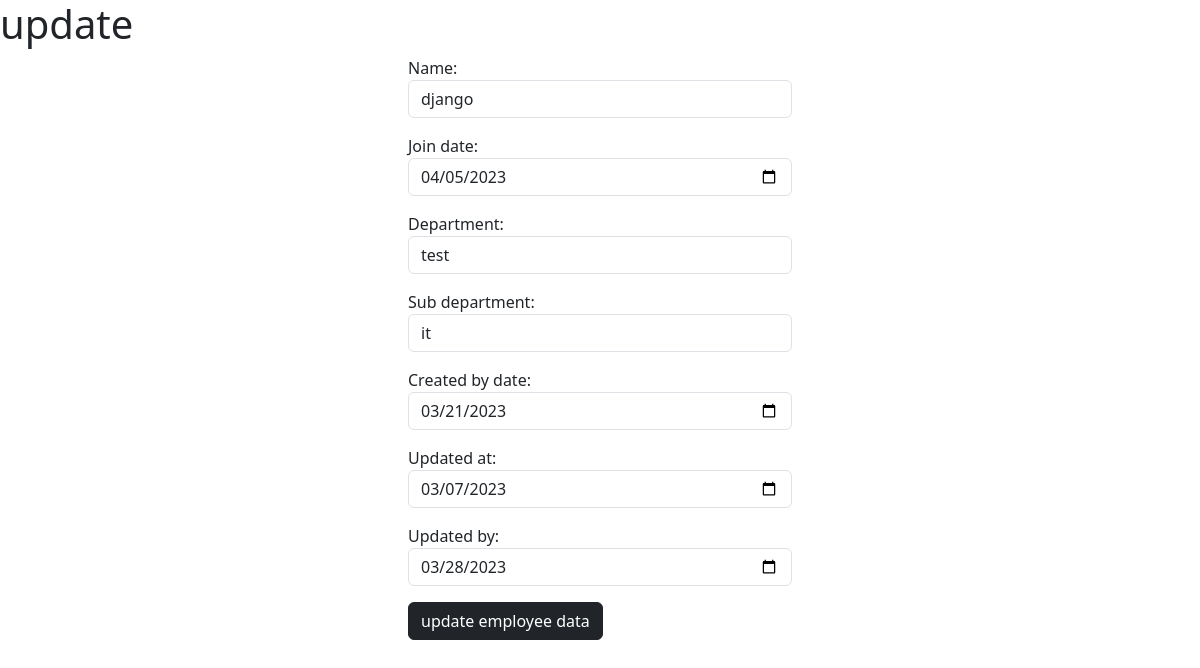
The app's page /emp_update/1 (signed in) with its own data.
### empweb/models.py (models this page shows, shortened)
class EmployeeMaster(models.Model):
    emp_id=models.AutoField(primary_key=True)
    name=models.CharField(max_length=250)
    join_date=models.DateField()
    department=models.ForeignKey(Departmentmaster,on_delete=models.CASCADE)
    sub_department=models.ForeignKey(SubDepartmentmaster,on_delete=models.CASCADE)
    created_by_date=models.DateField()
    created_at_date=models.DateField(auto_now_add=True)
    updated_at=models.DateField()
    updated_by=models.DateField()

class Departmentmaster(models.Model):
    department_id=models.AutoField(primary_key=True)
    department_name=models.CharField(max_length=100)
    description=models.CharField(max_length=100)
    created_by_date=models.DateField()
    created_at_date=models.DateField(auto_now_add=True)
    def __str__(self):
        return self.department_name

class SubDepartmentmaster(models.Model):
    sub_department_id=models.AutoField(primary_key=True)
    department_id=models.ForeignKey(Departmentmaster, on_delete=models.CASCADE)
    sub_department_name=models.CharField(max_length=110)
    description=models.CharField(max_length=100)
    created_by_date=models.DateField()
    created_at_date=models.DateField(auto_now_add=True)
    def __str__(self):
        return self.sub_department_name

### empweb/views.py (the view, shortened to what this page needs)
# urls.py: path("emp_update/<int:pk>",UpdateEmployeeListView.as_view(),name="emp_update"),
@method_decorator(decs,name="dispatch")
class UpdateEmployeeListView(TemplateView):
    def get(self,request,*args,**kw):
        obj=EmployeeMaster.objects.get(emp_id=kw["pk"])
        form=EmpolyeeForm(instance=obj)
        context={"form":form}
        return render(request,"emp_update.html",context)

### empweb/forms.py
class EmpolyeeForm(forms.ModelForm):
    class Meta:
        model=EmployeeMaster
        fields=["emp_id","name","join_date","department","sub_department","created_by_date","updated_at","updated_by"]
        widgets={
            "emp_id":forms.TextInput(attrs={"class":"form-control"}),
            "name":forms.TextInput(attrs={"class":"form-control"}),
            "join_date":forms.DateInput(attrs={"class":"form-control", "type":"date", "format":"%Y-%m-%d"}),
            "department":forms.Select(attrs={"class":"form-control"}),
            "sub_department":forms.Select(attrs={"class":"form-control"}),
            "created_by_date":forms.DateInput(attrs={"class":"form-control", "type":"date", "format":"%Y-%m-%d"}),
            "updated_at":forms.DateInput(attrs={"class":"form-control", "type":"date", "format":"%Y-%m-%d"}),
            "updated_by":forms.DateInput(attrs={"class":"form-control", "type":"date", "format":"%Y-%m-%d"}),
        }

### empweb/views.py (called while the page is built)
def signin_required(fn):
    def wrapper(request,*args,**kw):
        if not request.user.is_authenticated:
            return redirect("signin")
        else:
            return fn(request,*args,**kw)
    return wrapper

### empweb/templates/emp_update.html (shortened to what this page needs)
<!DOCTYPE html>
<html lang="en">
<head>
    <link href="https://cdn.jsdelivr.net/npm/bootstrap@5.3.0-alpha1/dist/css/bootstrap.min.css" rel="stylesheet">
</head>
<body>
    <h1>update</h1>
    <div class="row">
        <div class="col-4"></div>
        <div class="col-4">
            <form action="" method="post" enctype="multipart/form-data">
                {{form.as_p}}
                <div class="center">
                <button type="submit" class="btn btn-dark">update employee data</button>
                </div>
            </form>
        </div>
        <div class="col-4"></div>
    </div>
</body>
</html>

### records on screen
EmployeeMaster: name "django", join_date "04/05/2023", created_by_date "03/21/2023", updated_at "03/07/2023", updated_by "03/28/2023"
Departmentmaster: department "test"
SubDepartmentmaster: sub_department "it"
